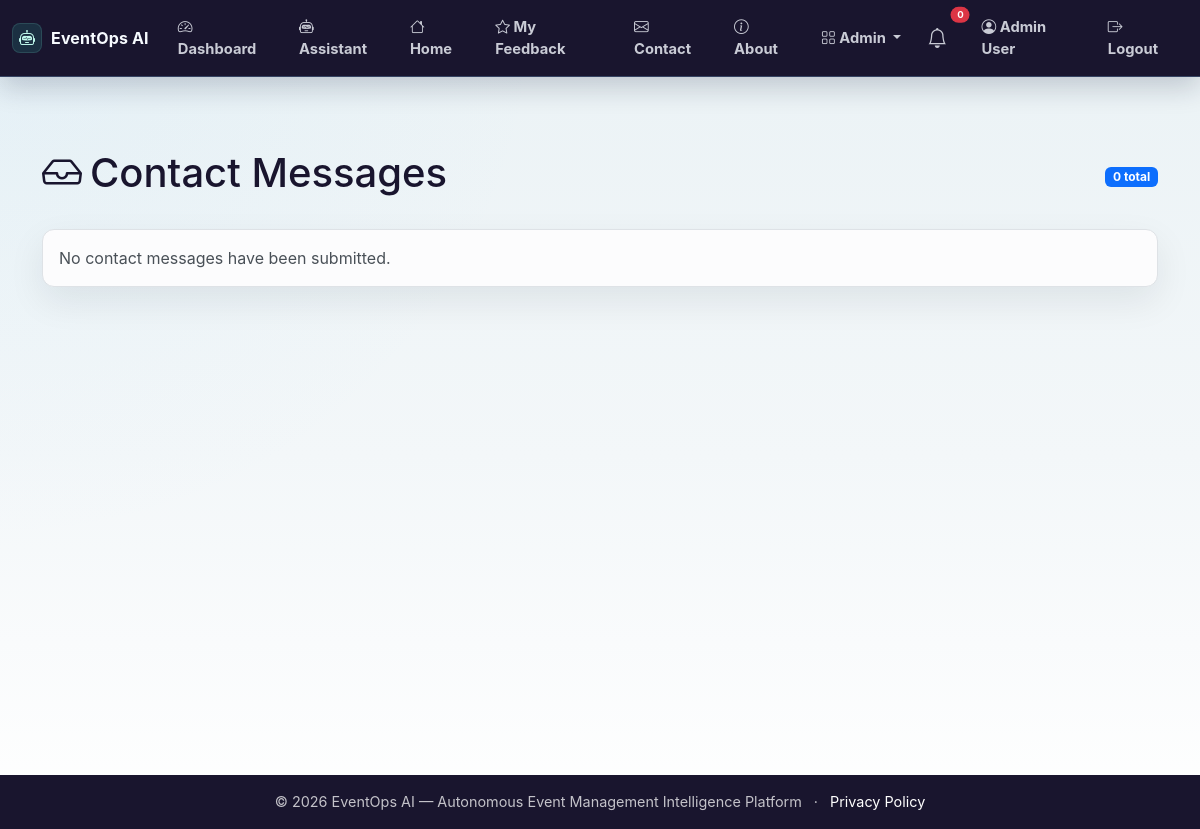
/admin/contact-messages (signed in), run on an earlier commit of the app's database.
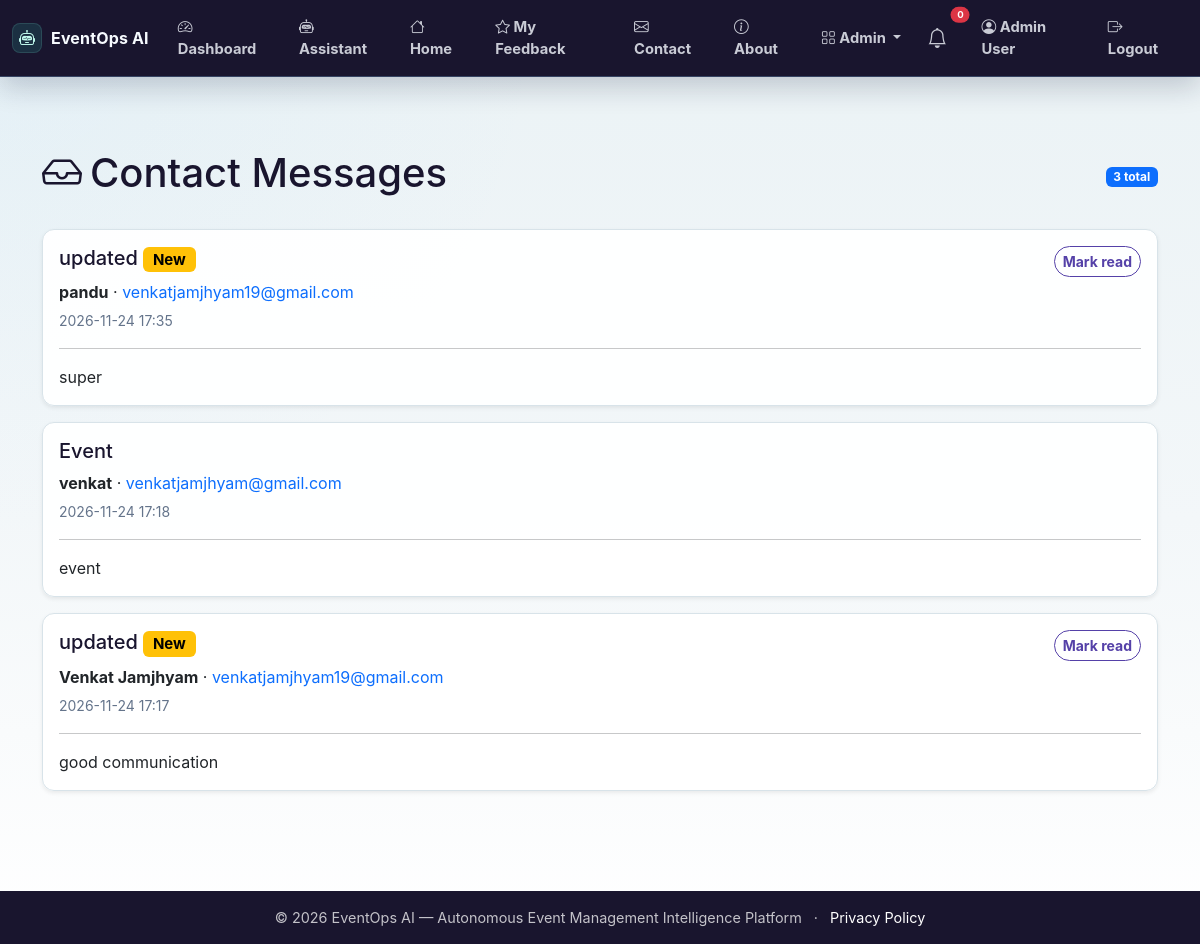
And on a later commit of the database.
### app.py (models this page shows)
class ContactMessage(db.Model):
    id = db.Column(db.Integer, primary_key=True)
    name = db.Column(db.String(100), nullable=False)
    email = db.Column(db.String(120), nullable=False)
    subject = db.Column(db.String(200), nullable=False)
    message = db.Column(db.Text, nullable=False)
    submitted_at = db.Column(db.DateTime, default=lambda: datetime.now(timezone.utc))
    read = db.Column(db.Boolean, default=False)

### app.py (the view)
@app.route('/admin/contact-messages')
@login_required
def admin_contact_messages():
    if current_user.role != 'admin':
        abort(403)
    messages = ContactMessage.query.order_by(ContactMessage.submitted_at.desc()).all()
    return render_template('admin_contact_messages.html', messages=messages)

### app.py (called while the page is built)
@app.context_processor
def inject_unread_notification_count():
    if current_user.is_authenticated:
        count = Notification.query.filter_by(user_id=current_user.id, read=False).count()
    else:
        count = 0
    return {'unread_notification_count': count}

@login_manager.user_loader
def load_user(user_id):
    return User.query.get(int(user_id))

### templates/admin_contact_messages.html (shortened to what this page needs)
{% extends 'base.html' %}
{% block content %}
<div class="container py-5">
    <div class="d-flex justify-content-between align-items-center mb-4">
        <h1><i class="bi bi-inbox me-2"></i>Contact Messages</h1>
        <span class="badge text-bg-primary">{{ messages|length }} total</span>
    </div>
    {% for item in messages %}
    <article class="card mb-3 shadow-sm">
        <div class="card-body">
            <div class="d-flex justify-content-between gap-3">
                <div>
                    <h5>{{ item.subject }} {% if not item.read %}<span class="badge text-bg-warning">New</span>{% endif %}</h5>
                    <p class="mb-1"><strong>{{ item.name }}</strong> · <a href="mailto:{{ item.email }}">{{ item.email }}</a></p>
                    <small class="text-muted">{{ item.submitted_at.strftime('%Y-%m-%d %H:%M') }}</small>
                </div>
                {% if not item.read %}
                <form method="post" action="{{ url_for('mark_contact_message_read', message_id=item.id) }}">
                    <button class="btn btn-outline-primary btn-sm" type="submit">Mark read</button>
                </form>
                {% endif %}
            </div>
            <hr><p class="mb-0" style="white-space: pre-wrap">{{ item.message }}</p>
        </div>
    </article>
    {% else %}
    <div class="alert alert-light border">No contact messages have been submitted.</div>
    {% endfor %}
</div>
{% endblock %}

What changed in the data, as far as the page shows it:
added ContactMessage: subject "updated", read "New", name "pandu", email "venkatjamjhyam19@gmail.com", submitted_at "2026-11-24 17:35", message "super"
added ContactMessage: subject "Event", name "venkat", email "venkatjamjhyam@gmail.com", submitted_at "2026-11-24 17:18", message "event"
added ContactMessage: subject "updated", read "New", name "Venkat Jamjhyam", email "venkatjamjhyam19@gmail.com", submitted_at "2026-11-24 17:17", message "good communication"
Also different on the page:
{{ messages|length }}: "0" → "3"
text no longer shown: "No contact messages have been submitted."
